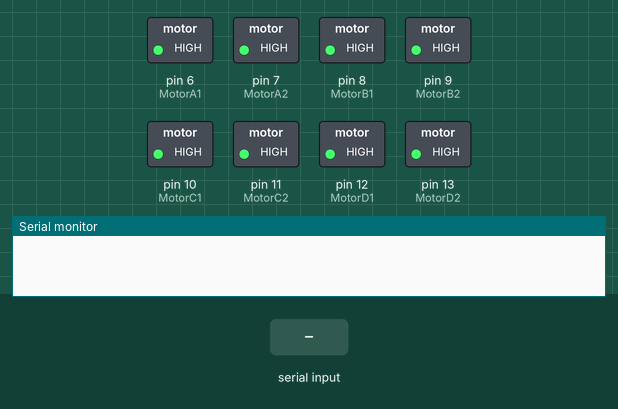
Recording of a sketch running on a simulated Arduino Mega 2560, built with avr-gcc and run on an emulated ATmega2560. Shown: switched loads named in the sketch (green lamp = pin HIGH), the last lines printed to the serial monitor. Inputs (shaded band) come from the test bench.

Above: at 1.2 s.
1.3 s: "r" received over the second serial link
At 1.7 s:
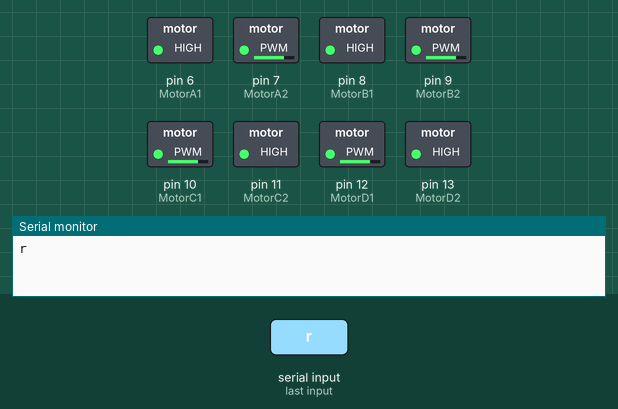
2.8 s: "b" received over the second serial link
At 4.0 s:
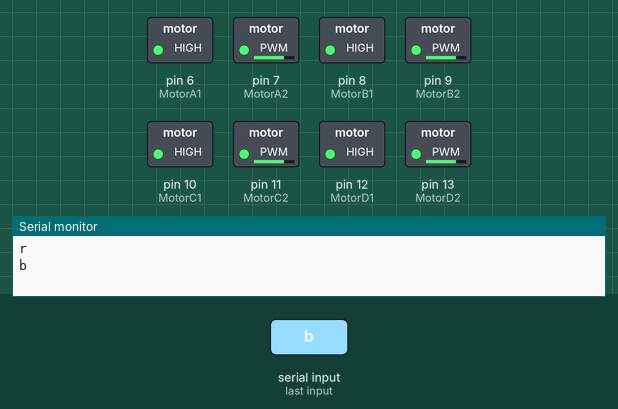
4.3 s: "l" received over the second serial link
At 5.2 s:
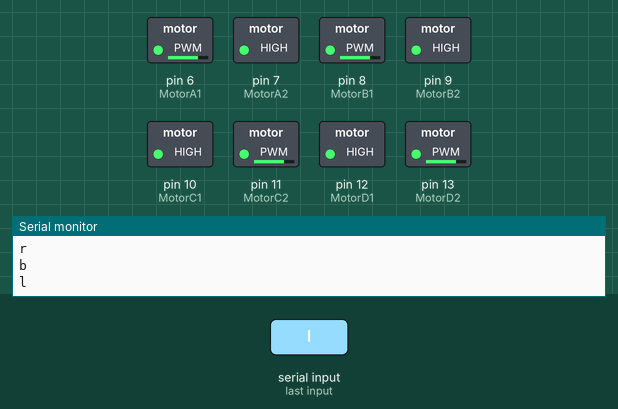
5.8 s: "b" received over the second serial link
At 6.3 s:
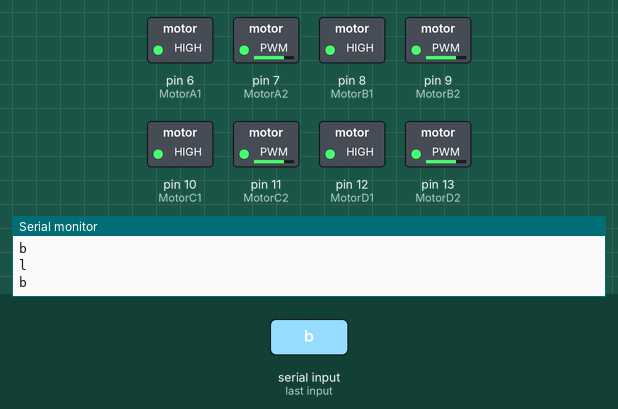
Timing chart, 0 to 8.3 s (numbered marks = the images above; inputs shaded):
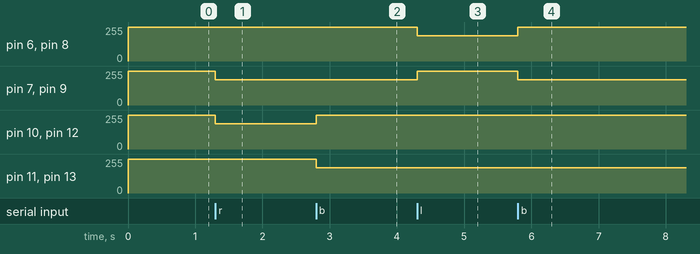

Measured:
- after the input at 1.3 s, pin 7 (MotorA2), pin 9 (MotorB2), pin 10 (MotorC1), pin 12 (MotorD1): 255/255 → 191/255 at once
- after the input at 2.8 s, pin 10 (MotorC1), pin 12 (MotorD1): 191/255 → 255/255 at once; pin 11 (MotorC2), pin 13 (MotorD2): 255/255 → 191/255 at once
- after the input at 4.3 s, pin 6 (MotorA1), pin 8 (MotorB1): 255/255 → 191/255 at once; pin 7 (MotorA2), pin 9 (MotorB2): 191/255 → 255/255 at once
- after the input at 5.8 s, pin 6 (MotorA1), pin 8 (MotorB1): 191/255 → 255/255 at once; pin 7 (MotorA2), pin 9 (MotorB2): 255/255 → 191/255 at once

The sketch:

Motor_Drive.ino
```cpp
/*
  Mine shell Robot
   driving the four motors using PWM signals
                         --
                       |    |
               ---       ||      ---
              | C | ----------- | A |
               ---               ---
                |                 |
                |                 |
                |                 |
                |                 |
               ---               ---
              | D | ----------- | B |
               ---               ---
  A motor runs forward if its first terminal is fed a PWM signal
  and the second is fed 5v, runs reverse if vice versa, and stops
  if both were fed 5v.
*/

#define PWMValue  191

#define MotorA1 6
#define MotorA2 7
#define MotorB1 8
#define MotorB2 9
#define MotorC1 10
#define MotorC2 11
#define MotorD1 12
#define MotorD2 13

void setup()
{
 Serial.begin(19200);
 Serial3.begin(9600);

 pinMode(MotorA1,OUTPUT);
 pinMode(MotorA2,OUTPUT);
 pinMode(MotorB1,OUTPUT);
 pinMode(MotorB2,OUTPUT);
 pinMode(MotorC1,OUTPUT);
 pinMode(MotorC2,OUTPUT);
 pinMode(MotorD1,OUTPUT);
 pinMode(MotorD2,OUTPUT);

 digitalWrite(MotorA1,HIGH);
 digitalWrite(MotorA2,HIGH);
 digitalWrite(MotorB1,HIGH);
 digitalWrite(MotorB2,HIGH);
 digitalWrite(MotorC1,HIGH);
 digitalWrite(MotorC2,HIGH);
 digitalWrite(MotorD1,HIGH);
 digitalWrite(MotorD2,HIGH);
}

void loop()
{
 if(Serial3.read() == 'f')
 {analogWrite  (MotorA1,PWMValue);
  digitalWrite (MotorA2,HIGH);
  analogWrite  (MotorB1,PWMValue);
  digitalWrite (MotorB2,HIGH);
  analogWrite  (MotorC1,PWMValue);
  digitalWrite (MotorC2,HIGH);
  analogWrite  (MotorD1,PWMValue);
  digitalWrite (MotorD2,HIGH);
  Serial.println("f");}
 else if(Serial3.read()=='b')
 {digitalWrite (MotorA1,HIGH);
  analogWrite  (MotorA2,PWMValue);
  digitalWrite (MotorB1,HIGH);
  analogWrite  (MotorB2,PWMValue);
  digitalWrite (MotorC1,HIGH);
  analogWrite  (MotorC2,PWMValue);
  digitalWrite (MotorD1,HIGH);
  analogWrite  (MotorD2,PWMValue);
  Serial.println("b");}
 else if(Serial3.read()=='l')
 {analogWrite  (MotorA1,PWMValue);
  digitalWrite (MotorA2,HIGH);
  analogWrite  (MotorB1,PWMValue);
  digitalWrite (MotorB2,HIGH);
  digitalWrite (MotorC1,HIGH);
  analogWrite  (MotorC2,PWMValue);
  digitalWrite (MotorD1,HIGH);
  analogWrite  (MotorD2,PWMValue);
  Serial.println("l");}
 else if(Serial3.read()=='r')
 {digitalWrite (MotorA1,HIGH);
  analogWrite  (MotorA2,PWMValue);
  digitalWrite (MotorB1,HIGH);
  analogWrite  (MotorB2,PWMValue);
  analogWrite  (MotorC1,PWMValue);
  digitalWrite (MotorC2,HIGH);
  analogWrite  (MotorD1,PWMValue);
  digitalWrite (MotorD2,HIGH);
  Serial.println("r");}
 else if(Serial3.read()=='n')
 {digitalWrite(MotorA1,HIGH);
  digitalWrite(MotorA2,HIGH);
  digitalWrite(MotorB1,HIGH);
  digitalWrite(MotorB2,HIGH);
  digitalWrite(MotorC1,HIGH);
  digitalWrite(MotorC2,HIGH);
  digitalWrite(MotorD1,HIGH);
  digitalWrite(MotorD2,HIGH);
  Serial.println("n");}
}
```
